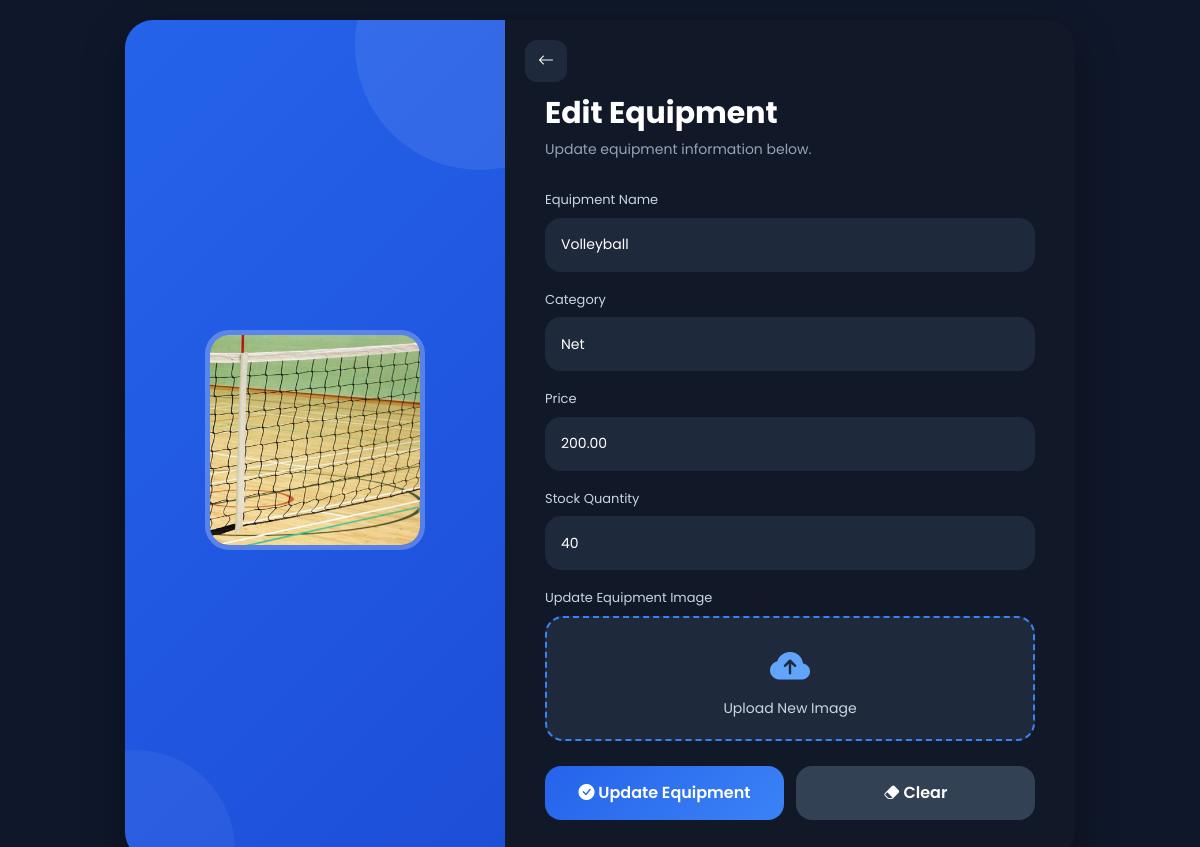
The page /admin/edit_equipment.php?id=5 (signed in) on the database its author committed.
### tables this page shows
CREATE TABLE `equipments` (
  `id` int(11) NOT NULL,
  `equipment_name` varchar(150) DEFAULT NULL,
  `category` varchar(100) DEFAULT NULL,
  `price` decimal(10,2) DEFAULT NULL,
  `stock` int(11) DEFAULT NULL,
  `created_at` timestamp NOT NULL DEFAULT current_timestamp(),
  `image` varchar(255) DEFAULT NULL
);

### admin/edit_equipment.php (the view, shortened to what this page needs)
<?php
include '../config/db.php';
$id = $_GET['id'];
$stmt = $conn->prepare("SELECT * FROM equipments WHERE id=?");
$stmt->execute([$id]);
$data = $stmt->fetch();
?>
<!DOCTYPE html>
<html lang="en">
<head>
<link href="https://cdn.jsdelivr.net/npm/bootstrap@5.3.3/dist/css/bootstrap.min.css" rel="stylesheet">
<link rel="stylesheet"
href="https://cdn.jsdelivr.net/npm/bootstrap-icons@1.11.3/font/bootstrap-icons.min.css">
</head>
<body>
<div class="edit-card">
    <div class="left-side">
        <img src="../uploads/<?= $data['image'] ?>"
             class="current-image"
             id="currentImage">
    </div>
    <div class="right-side">
        <a href="inventory.php"
           class="back-btn">
            <i class="bi bi-arrow-left"></i>
        </a>
        <div class="form-header">
            <h2>Edit Equipment</h2>
            <p>
                Update equipment information below.
            </p>
        </div>
        <form method="POST"
              enctype="multipart/form-data"
              id="editForm">
            <div class="input-group-custom">
                <label>Equipment Name</label>
                <input type="text"
                       name="equipment_name"
                       class="form-control"
                       value="<?= $data['equipment_name'] ?>"
                       required>
            </div>
            <div class="input-group-custom">
                <label>Category</label>
                <input type="text"
                       name="category"
                       class="form-control"
                       value="<?= $data['category'] ?>"
                       required>
            </div>
            <div class="input-group-custom">
                <label>Price</label>
                <input type="number"
                       step="0.01"
                       name="price"
                       class="form-control"
                       value="<?= $data['price'] ?>"
                       required>
            </div>
            <div class="input-group-custom">
                <label>Stock Quantity</label>
                <input type="number"
                       name="stock"
                       class="form-control"
                       value="<?= $data['stock'] ?>"
                       required>
            </div>
            <div class="input-group-custom">
                <label>Update Equipment Image</label>
                <label class="file-upload">
                    <i class="bi bi-cloud-arrow-up-fill"></i>
                    <p>Upload New Image</p>
                </label>
            </div>
            <div class="button-group">
                <button type="submit"
                        name="update"
                        class="update-btn">
                    <i class="bi bi-check-circle-fill"></i>
                    Update Equipment
                </button>
                <button type="reset"
                        class="clear-btn"
                        id="clearButton">
                    <i class="bi bi-eraser-fill"></i>
                    Clear
                </button>
            </div>
        </form>
    </div>
</div>
</body>
</html>

### admin/edit_equipment.php (style rules this page uses)
* { margin:0; padding:0; box-sizing:border-box; font-family:'Poppins',sans-serif; }
body { background:#0f172a; min-height:100vh; display:flex; justify-content:center; align-items:center; padding:20px; }
.edit-card { width:100%; max-width:950px; background:#111827; border-radius:28px; overflow:hidden; display:flex; box-shadow:0 15px 40px rgba(0,0,0,0.35); }
.left-side { width:40%; background:linear-gradient(135deg,#2563eb,#1d4ed8); display:flex; justify-content:center; align-items:center; position:relative; overflow:hidden; }
.left-side::before { content:''; position:absolute; width:250px; height:250px; background:rgba(255,255,255,0.08); border-radius:50%; top:-100px; right:-100px; }
.left-side::after { content:''; position:absolute; width:200px; height:200px; background:rgba(255,255,255,0.05); border-radius:50%; bottom:-90px; left:-90px; }
.current-image { width:220px; height:220px; border-radius:24px; object-fit:cover; border:5px solid rgba(255,255,255,0.25); z-index:2; }
.right-side { width:60%; padding:40px; position:relative; color:white; }
.back-btn { position:absolute; top:20px; left:20px; width:42px; height:42px; border-radius:12px; background:#1e293b; color:white; display:flex; justify-content:center; align-items:center; text-decoration:none; transition:0.3s; }
.form-header { margin-top:35px; margin-bottom:30px; }
.form-header h2 { font-size:30px; font-weight:700; }
.form-header p { color:#94a3b8; margin-top:6px; font-size:14px; }
.input-group-custom { margin-bottom:18px; }
.input-group-custom label { display:block; margin-bottom:8px; font-size:13px; color:#cbd5e1; }
.form-control { height:54px; border:none; border-radius:16px; background:#1e293b; color:white; padding-left:16px; font-size:14px; }
.form-control::placeholder { color:#94a3b8; }
.file-upload { background:#1e293b; border:2px dashed #3b82f6; border-radius:18px; padding:20px; text-align:center; cursor:pointer; transition:0.3s; }
.file-upload i { font-size:40px; color:#60a5fa; margin-bottom:8px; }
.file-upload p { margin:0; color:#cbd5e1; font-size:14px; }
.button-group { display:flex; gap:12px; margin-top:25px; }
.update-btn { flex:1; height:54px; border:none; border-radius:16px; background:linear-gradient(135deg,#2563eb,#3b82f6); color:white; font-weight:600; transition:0.3s; }
.clear-btn { flex:1; height:54px; border:none; border-radius:16px; background:#334155; color:white; font-weight:600; transition:0.3s; }

### rows shown on the page
equipments: image (picture), equipment_name "Volleyball", category "Net", price "200.00", stock "40"
